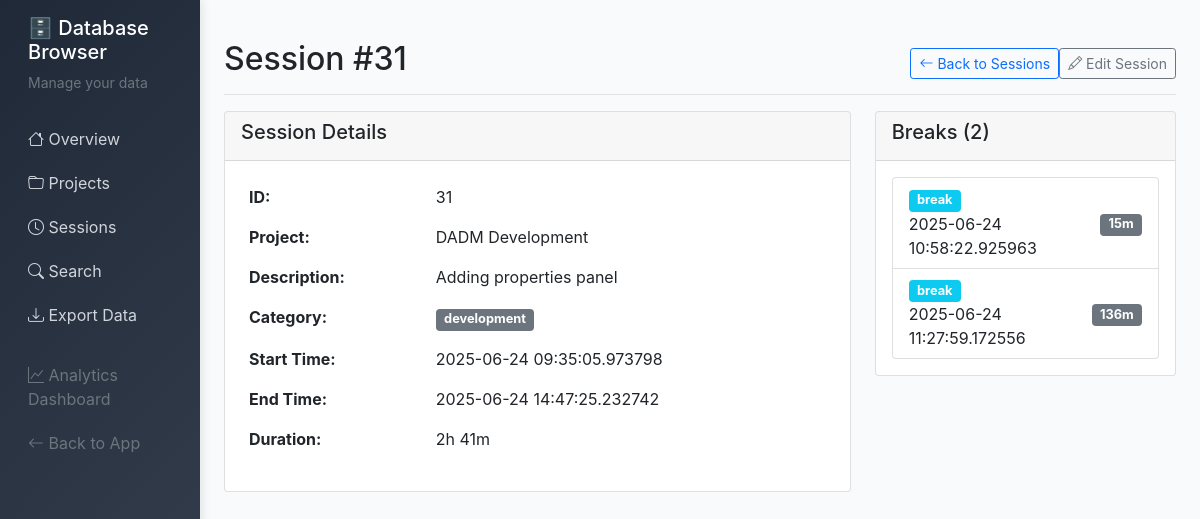
The app's page /db/sessions/31 with its own data.
### server/src/models.py (models this page shows, shortened)
    class Session(db.Model):
        __tablename__ = 'sessions'
        id = db.Column(db.Integer, primary_key=True)
        project_id = db.Column(db.Integer, db.ForeignKey('projects.id'), nullable=False)
        start_time = db.Column(db.DateTime, default=datetime.now)
        end_time = db.Column(db.DateTime)
        duration_minutes = db.Column(db.Integer)
        category = db.Column(db.String(50), default='development')
        description = db.Column(db.Text, nullable=False)
        git_commits = db.Column(db.Text)  # JSON string
        breaks = db.relationship('Break', backref='session', lazy=True, cascade='all, delete-orphan')
        @property
        def git_commits_list(self):
            """Get git commits as a list"""
            if self.git_commits:
                try:
                    return json.loads(self.git_commits)
                except:
                    return []
            return []

class Project:
    __tablename__ = 'projects'

    class Break(db.Model):
        __tablename__ = 'breaks'
        id = db.Column(db.Integer, primary_key=True)
        session_id = db.Column(db.Integer, db.ForeignKey('sessions.id'), nullable=False)
        start_time = db.Column(db.DateTime, default=datetime.now)
        end_time = db.Column(db.DateTime)
        duration_minutes = db.Column(db.Integer)
        break_type = db.Column(db.String(50), default='break')

### server/src/db_browser.py (the view)
@db_browser.route('/db/sessions/<int:session_id>')
def session_detail(session_id):
    conn = get_db_connection()
    session = conn.execute('''
        SELECT s.*, p.name as project_name
        FROM sessions s
        JOIN projects p ON s.project_id = p.id
        WHERE s.id = ?
    ''', (session_id,)).fetchone()
    if not session:
        conn.close()
        flash('Session not found', 'error')
        return redirect(url_for('db_browser.sessions'))
    breaks = conn.execute('SELECT * FROM breaks WHERE session_id = ? ORDER BY start_time',
                         (session_id,)).fetchall()
    conn.close()
    return render_template('db_browser/session_detail.html', session=session, breaks=breaks)

### server/src/db_browser.py (called while the page is built)
def get_db_connection():
    database_path = os.environ.get('DATABASE_PATH', '/app/data/timetracker.db')
    conn = sqlite3.connect(database_path)
    conn.row_factory = sqlite3.Row
    return conn

### server/src/templates/db_browser/session_detail.html (shortened to what this page needs)
{% extends "db_browser/base.html" %}
{% block content %}
<div class="d-flex justify-content-between flex-wrap flex-md-nowrap align-items-center pt-3 pb-2 mb-3 border-bottom">
    <h1 class="h2">Session #{{ session.id }}</h1>
    <div class="btn-toolbar mb-2 mb-md-0">
        <a href="{{ url_for('db_browser.sessions') }}" class="btn btn-sm btn-outline-primary">
            <i class="bi bi-arrow-left"></i> Back to Sessions
        </a>
        <a href="{{ url_for('db_browser.edit_session', session_id=session.id) }}" class="btn btn-sm btn-outline-secondary">
            <i class="bi bi-pencil"></i> Edit Session
        </a>
    </div>
</div>
<div class="row">
    <div class="col-md-8">
        <div class="card mb-4">
            <div class="card-header">
                <h5>Session Details</h5>
            </div>
            <div class="card-body">
                <table class="table table-borderless">
                    <tr>
                        <td><strong>ID:</strong></td>
                        <td>{{ session.id }}</td>
                    </tr>
                    <tr>
                        <td><strong>Project:</strong></td>
                        <td>{{ session.project_name }}</td>
                    </tr>
                    <tr>
                        <td><strong>Description:</strong></td>
                        <td>{{ session.description }}</td>
                    </tr>
                    <tr>
                        <td><strong>Category:</strong></td>
                        <td><span class="badge bg-secondary">{{ session.category }}</span></td>
                    </tr>
                    <tr>
                        <td><strong>Start Time:</strong></td>
                        <td>
                            {% if session.start_time %}
                                {% set date_parts = session.start_time.split('T') %}
                                {{ date_parts[0] }}
                            {% else %}
                                -
                            {% endif %}
                        </td>
                    </tr>
                    <tr>
                        <td><strong>End Time:</strong></td>
                        <td>
                            {% if session.end_time %}
                                {% set date_parts = session.end_time.split('T') %}
                                {{ date_parts[0] }}
                            {% else %}
                                <span class="badge bg-warning">Active</span>
                            {% endif %}
                        </td>
                    </tr>
                    <tr>
                        <td><strong>Duration:</strong></td>
                        <td>
                            {% if session.duration_minutes %}
                                {% set hours = session.duration_minutes // 60 %}
                                {% set minutes = session.duration_minutes % 60 %}
                                {% if hours > 0 %}
                                    {{ hours }}h {{ minutes }}m
                                {% else %}
                                    {{ minutes }}m
                                {% endif %}
                            {% else %}
                                -
                            {% endif %}
                        </td>
                    </tr>
                </table>
            </div>
        </div>
    </div>
    <div class="col-md-4">
        <div class="card mb-4">
            <div class="card-header">
                <h5>Breaks ({{ breaks|length }})</h5>
            </div>
            <div class="card-body">
                {% if breaks %}
                <ul class="list-group">
                    {% for br in breaks %}
                    <li class="list-group-item d-flex justify-content-between align-items-center">
                        <div>
                            <span class="badge bg-info">{{ br.break_type }}</span>
                            <br>
                            {% if br.start_time %}
                                {% set date_parts = br.start_time.split('T') %}
                                {{ date_parts[0] }}
                            {% endif %}
                        </div>
                        <div class="text-end">
                            {% if br.duration_minutes %}
                                <span class="badge bg-secondary">{{ br.duration_minutes }}m</span>
                            {% endif %}
                        </div>
                    </li>
                    {% endfor %}
                </ul>
                {% else %}
                <div class="text-center text-muted">No breaks recorded for this session.</div>
                {% endif %}
            </div>
        </div>
    </div>
</div>
{% endblock %}

### server/src/templates/db_browser/base.html (style rules this page uses)
:root { --primary-color: #2563eb; --success-color: #16a34a; --warning-color: #ca8a04; --danger-color: #dc2626; --info-color: #0891b2; --dark-color: #1f2937; --light-color: #f8fafc; --border-color: #e2e8f0; }
body { background-color: var(--light-color); font-family: 'Inter', -apple-system, BlinkMacSystemFont, sans-serif; }
.badge { font-size: 0.8rem; }
.table { border-radius: 8px; overflow: hidden; }

### records on screen
Project: project_name "DADM Development"
Break: break_type "break", start_time "2025-06-24 10:58:22.925963", duration_minutes "15"
Break: break_type "break", start_time "2025-06-24 11:27:59.172556", duration_minutes "136"

### other values on screen
{{ session.id }} "31"
{{ session.description }} "Adding properties panel"
{{ session.category }} "development"
{{ date_parts[0] }} "2025-06-24 09:35:05.973798"
{{ date_parts[0] }} "2025-06-24 14:47:25.232742"
{{ hours }} "2"
{{ minutes }} "41"
{{ breaks|length }} "2"
